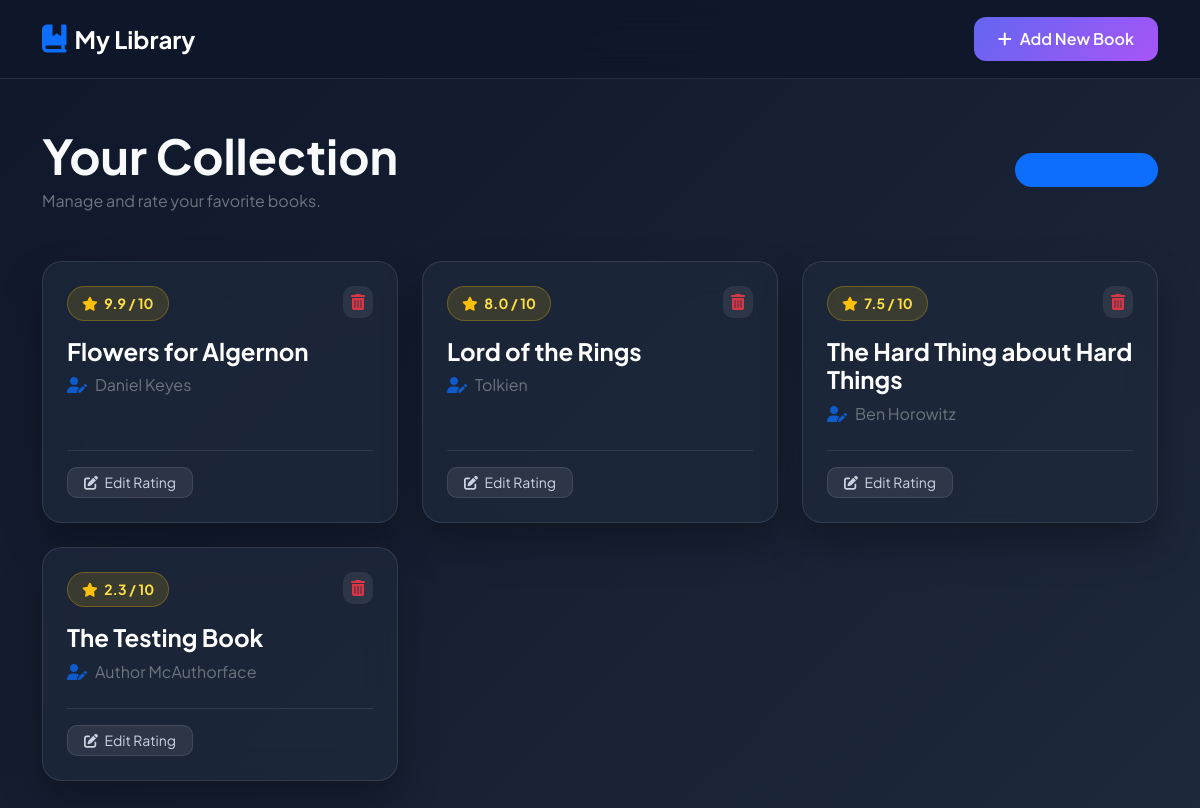
The page / on the database its author committed.
### main.py (models this page shows, shortened)
class Book(db.Model):
    id = db.Column(db.Integer, primary_key=True)
    title = db.Column(db.String(250), unique=True, nullable=False)
    author = db.Column(db.String(250), nullable=False)
    rating = db.Column(db.Float, nullable=False)

### main.py (the view)
@app.route('/')
def home():
    all_books = Book.query.order_by(Book.rating.desc()).all()
    return render_template('index.html', books=all_books)

### templates/index.html (shortened to what this page needs)
{% extends "base.html" %}
{% block content %}
<div class="d-flex justify-content-between align-items-center mb-5">
    <div>
        <h1 class="fw-bold display-5 mb-1">Your Collection</h1>
        <p class="text-secondary mb-0">Manage and rate your favorite books.</p>
    </div>
    <span class="badge bg-primary bg-opacity-20 text-primary border border-primary border-opacity-25 px-3 py-2 rounded-pill fs-6">
    </span>
</div>
{% if not books %}
<div class="glass-card p-5 text-center my-5 mx-auto" style="max-width: 500px;">
    <i class="fa-solid fa-book-open text-secondary display-1 mb-4 opacity-50"></i>
    <h3 class="fw-bold mb-2">No Books Found</h3>
    <p class="text-secondary mb-4">Your shelf is empty! Start building your digital collection now.</p>
    <a href="{{ url_for('add') }}" class="btn btn-gradient px-4 py-2">
        <i class="fa-solid fa-plus me-2"></i> Add Your First Book
    </a>
</div>
{% else %}
<div class="row row-cols-1 row-cols-md-2 row-cols-lg-3 g-4">
    {% for book in books %}
    <div class="col">
        <div class="glass-card h-100 p-4 d-flex flex-column justify-content-between">
            <div>
                <div class="d-flex justify-content-between align-items-start mb-3">
                    <span class="rating-badge small">
                        <i class="fa-solid fa-star me-1 text-warning"></i> {{ book.rating }} / 10
                    </span>
                    <button type="button"
                            class="btn btn-glass px-2 py-1 border-0"
                            data-bs-toggle="modal"
                            data-bs-target="#deleteModal{{ book.id }}"
                            title="Delete Book">
                        <i class="fa-solid fa-trash-can text-danger"></i>
                    </button>
                </div>
                <h3 class="h4 fw-bold text-white mb-2">{{ book.title }}</h3>
                <p class="text-secondary mb-4">
                    <i class="fa-solid fa-user-pen me-2 text-primary opacity-75"></i>{{ book.author }}
                </p>
            </div>
            <div class="pt-3 border-top border-secondary border-opacity-25 d-flex justify-content-between align-items-center">
                <a href="{{ url_for('edit', id=book.id) }}" class="btn btn-glass btn-sm px-3">
                    <i class="fa-solid fa-pen-to-square me-1"></i> Edit Rating
                </a>
            </div>
        </div>
    </div>
    {% endfor %}
</div>
{% endif %}
{% endblock %}

### templates/base.html (shortened to what this page needs)
<!DOCTYPE html>
<html lang="en">
<head>
    <link href="https://cdn.jsdelivr.net/npm/bootstrap@5.3.2/dist/css/bootstrap.min.css" rel="stylesheet">
    <link rel="stylesheet" href="https://cdnjs.cloudflare.com/ajax/libs/font-awesome/6.4.0/css/all.min.css">
</head>
<body>
    <nav class="navbar navbar-expand-lg navbar-dark navbar-custom sticky-top py-3">
        <div class="container">
            <a class="navbar-brand fw-bold fs-4 d-flex align-items-center" href="{{ url_for('home') }}">
                <i class="fa-solid fa-book-bookmark text-primary me-2 fs-3"></i>
                <span>My Library</span>
            </a>
            <div class="ms-auto">
                <a href="{{ url_for('add') }}" class="btn btn-gradient d-inline-flex align-items-center">
                    <i class="fa-solid fa-plus me-2"></i> Add New Book
                </a>
            </div>
        </div>
    </nav>
    <main class="container py-5">
        {% block content %}{% endblock %}
    </main>
</body>
</html>

### templates/base.html (style rules this page uses)
:root { --bg-gradient: linear-gradient(135deg, #0f172a 0%, #1e293b 100%); --glass-bg: rgba(30, 41, 59, 0.75); --glass-border: rgba(255, 255, 255, 0.1); --accent-gradient: linear-gradient(135deg, #6366f1 0%, #a855f7 100%); }
body { font-family: 'Plus Jakarta Sans', sans-serif; background: var(--bg-gradient); min-height: 100vh; color: #f8fafc; padding-bottom: 60px; }
.navbar-custom { background: rgba(15, 23, 42, 0.85); backdrop-filter: blur(16px); -webkit-backdrop-filter: blur(16px); border-bottom: 1px solid var(--glass-border); }
.glass-card { background: var(--glass-bg); backdrop-filter: blur(16px); -webkit-backdrop-filter: blur(16px); border: 1px solid var(--glass-border); border-radius: 20px; box-shadow: 0 20px 40px rgba(0, 0, 0, 0.3); transition: all 0.3s ease; }
.btn-gradient { background: var(--accent-gradient); border: none; color: #ffffff; font-weight: 600; border-radius: 12px; padding: 10px 24px; transition: all 0.3s ease; }
.btn-glass { background: rgba(255, 255, 255, 0.08); border: 1px solid var(--glass-border); color: #cbd5e1; border-radius: 10px; }
.rating-badge { background: rgba(234, 179, 8, 0.15); color: #fde047; border: 1px solid rgba(234, 179, 8, 0.3); padding: 6px 14px; border-radius: 30px; font-weight: 700; }

### rows shown on the page
Book: rating "9.9", title "Flowers for Algernon", author "Daniel Keyes"
Book: rating "8.0", title "Lord of the Rings", author "Tolkien"
Book: rating "7.5", title "The Hard Thing about Hard Things", author "Ben Horowitz"
Book: rating "2.3", title "The Testing Book", author "Author McAuthorface"
